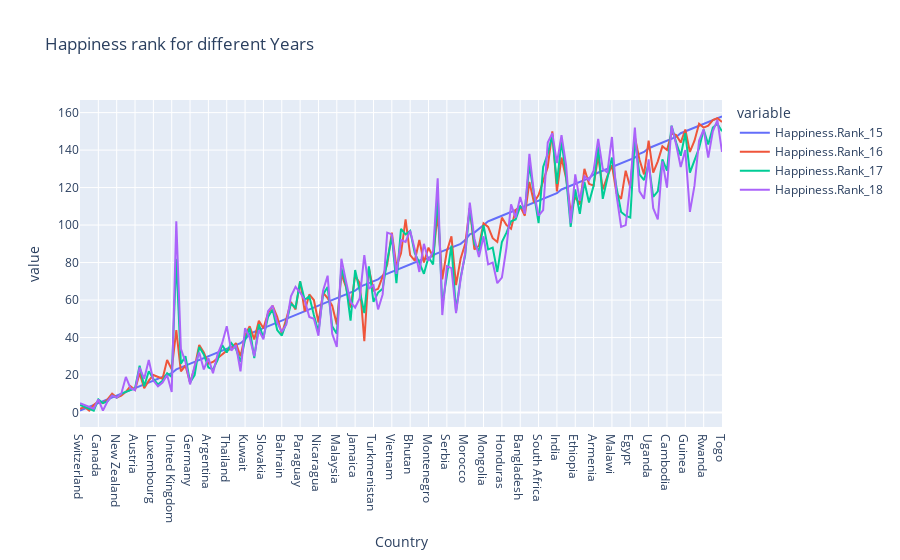

Notebook source saved alongside this figure:
### Code cell
px.line(df_outer, x='Country', y=['Happiness.Rank_15', 'Happiness.Rank_16','Happiness.Rank_17','Happiness.Rank_18'], title='Happiness rank for different Years')

### Figure 1 — Plotly figure (JSON) as saved in the notebook; plotly's stock layout.template omitted (floating-point values rounded to 4 significant figures; data arrays with more than 128 entries replaced by an {"elided": "..."} marker saying what was removed)
{"data": [{"hovertemplate": "variable=Happiness.Rank_15<br>Country=%{x}<br>value=%{y}<extra></extra>", "legendgroup": "Happiness.Rank_15", "line": {"color": "#636efa", "dash": "solid"}, "mode": "lines", "name": "Happiness.Rank_15", "orientation": "v", "showlegend": true, "type": "scatter", "x": {"elided": "141 str values"}, "xaxis": "x", "y": {"elided": "141 int values"}, "yaxis": "y"}, {"hovertemplate": "variable=Happiness.Rank_16<br>Country=%{x}<br>value=%{y}<extra></extra>", "legendgroup": "Happiness.Rank_16", "line": {"color": "#EF553B", "dash": "solid"}, "mode": "lines", "name": "Happiness.Rank_16", "orientation": "v", "showlegend": true, "type": "scatter", "x": {"elided": "141 str values"}, "xaxis": "x", "y": {"elided": "141 int values"}, "yaxis": "y"}, {"hovertemplate": "variable=Happiness.Rank_17<br>Country=%{x}<br>value=%{y}<extra></extra>", "legendgroup": "Happiness.Rank_17", "line": {"color": "#00cc96", "dash": "solid"}, "mode": "lines", "name": "Happiness.Rank_17", "orientation": "v", "showlegend": true, "type": "scatter", "x": {"elided": "141 str values"}, "xaxis": "x", "y": {"elided": "141 int values"}, "yaxis": "y"}, {"hovertemplate": "variable=Happiness.Rank_18<br>Country=%{x}<br>value=%{y}<extra></extra>", "legendgroup": "Happiness.Rank_18", "line": {"color": "#ab63fa", "dash": "solid"}, "mode": "lines", "name": "Happiness.Rank_18", "orientation": "v", "showlegend": true, "type": "scatter", "x": {"elided": "141 str values"}, "xaxis": "x", "y": {"elided": "141 int values"}, "yaxis": "y"}], "layout": {"legend": {"title": {"text": "variable"}, "tracegroupgap": 0}, "title": {"text": "Happiness rank for different Years"}, "xaxis": {"anchor": "y", "domain": [0, 1], "title": {"text": "Country"}}, "yaxis": {"anchor": "x", "domain": [0, 1], "title": {"text": "value"}}}}
